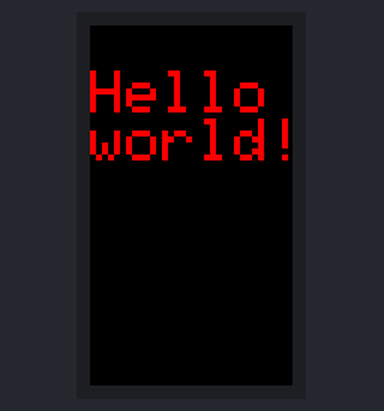
Bench run of a sketch on a simulated ESP8266 (NodeMCU). Parts: 135×240 colour display. What the sketch prints to the serial monitor is not drawn.

Above: at 0.2 s.
At 4.2 s:
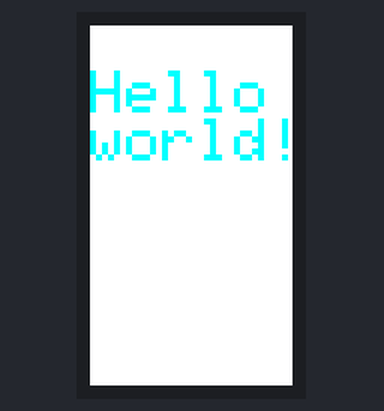

The sketch:

HelloWorldDisplay.ino
```cpp
#include <Adafruit_GFX.h>    // Core graphics library
#include <Adafruit_ST7735.h> // Hardware-specific library for ST7735
#include <Adafruit_ST7789.h> // Hardware-specific library for ST7789
#include <SPI.h>

#if defined(ARDUINO_FEATHER_ESP32) // Feather Huzzah32
  #define TFT_CS         14
  #define TFT_RST        15
  #define TFT_DC         32

#elif defined(ESP8266)
  #define TFT_CS         4
  #define TFT_RST        16
  #define TFT_DC         5

#else
  // For the breakout board, you can use any 2 or 3 pins.
  // These pins will also work for the 1.8" TFT shield.
  #define TFT_CS        10
  #define TFT_RST        9 // Or set to -1 and connect to Arduino RESET pin
  #define TFT_DC         8
#endif


// For 1.14", 1.3", 1.54", 1.69", and 2.0" TFT with ST7789:
Adafruit_ST7789 tft = Adafruit_ST7789(TFT_CS, TFT_DC, TFT_RST);


void setup(void) {
  Serial.begin(9600);

  // OR use this initializer (uncomment) if using a 1.14" 240x135 TFT:
  tft.init(135, 240);           // Init ST7789 240x135

  Serial.println(F("Initialized"));

  tftPrintTest();
}

void loop() {
  tft.invertDisplay(true);
  delay(500);
}

void tftPrintTest() {
  tft.setTextWrap(false);
  tft.fillScreen(ST77XX_BLACK);
  tft.setCursor(0, 30);
  tft.setTextColor(ST77XX_RED);
  tft.setTextSize(4.5);
  tft.println("Hello");
  tft.println("world!");
  delay(4000);
}
```
